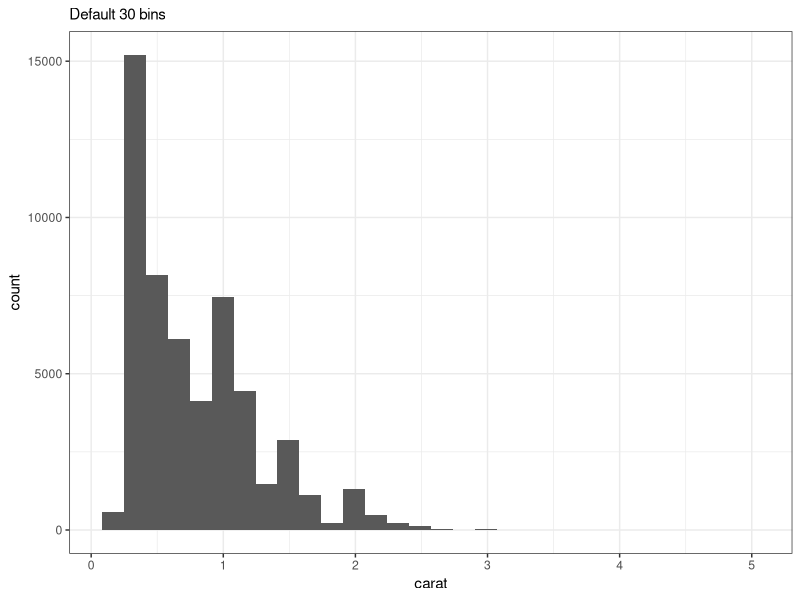
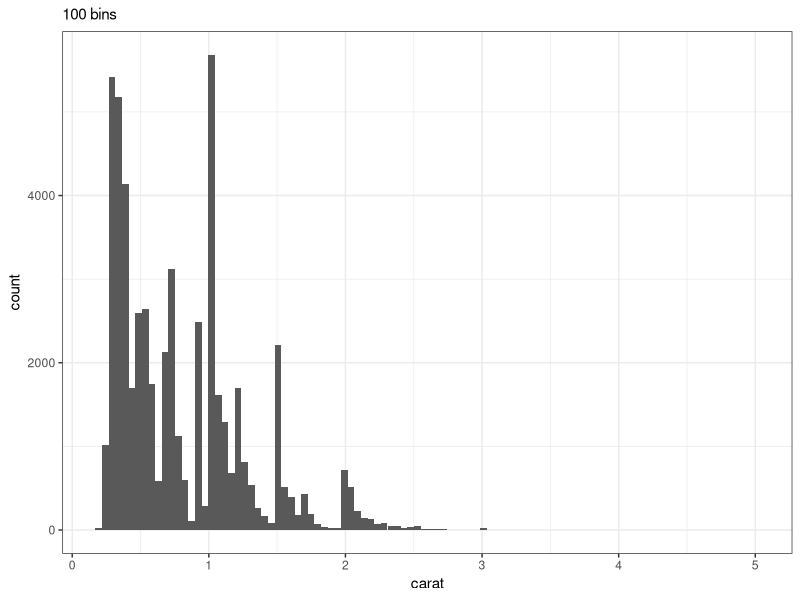
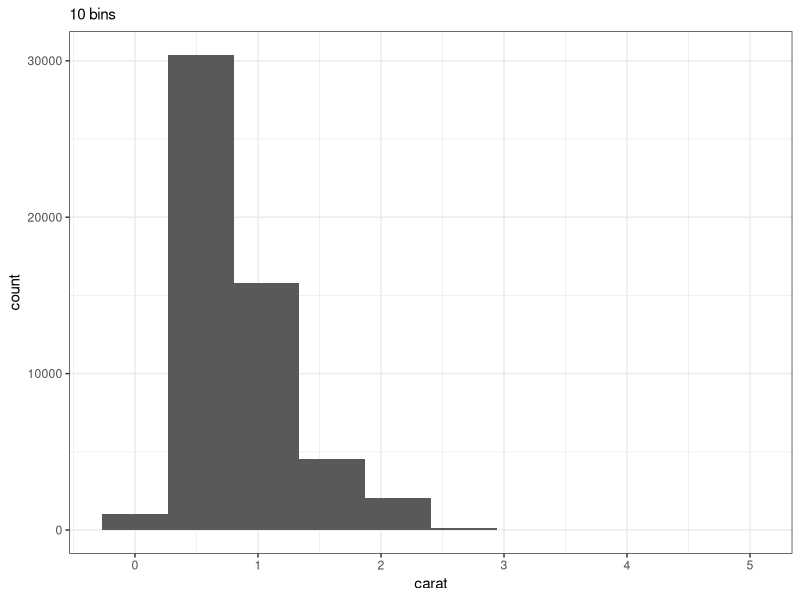
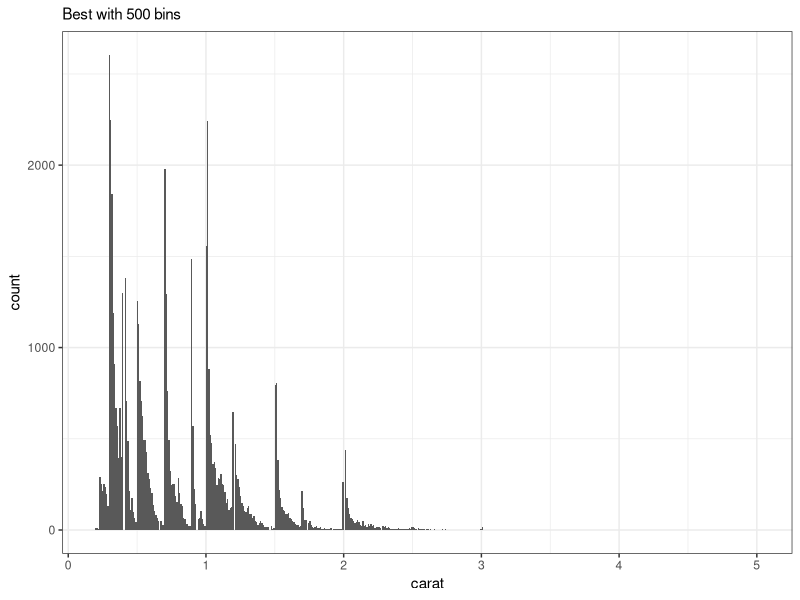
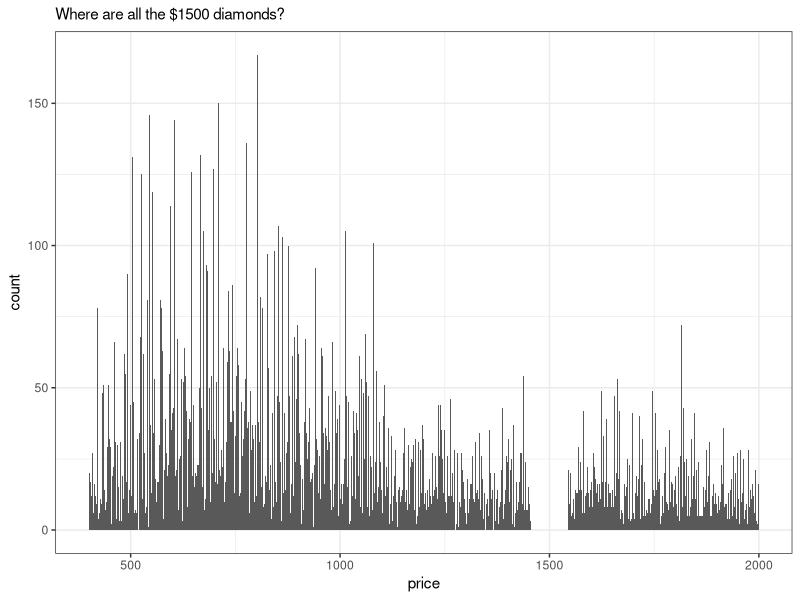
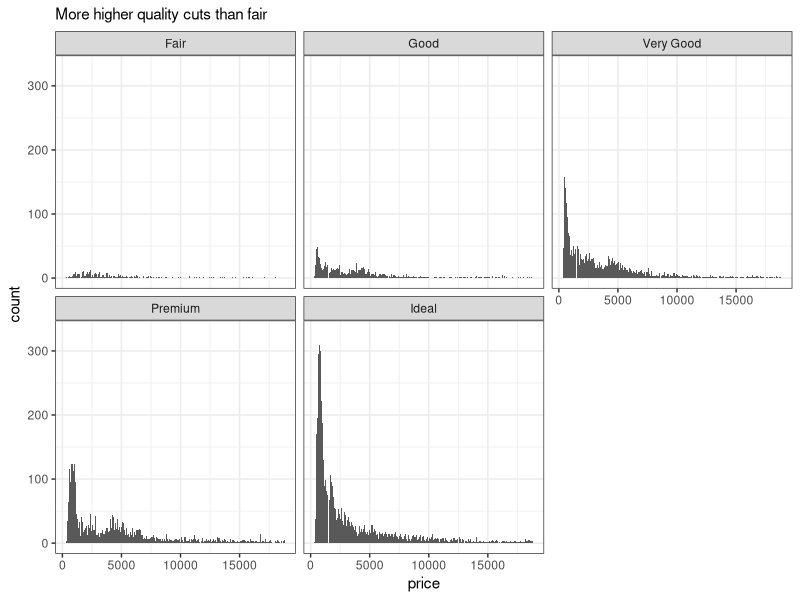
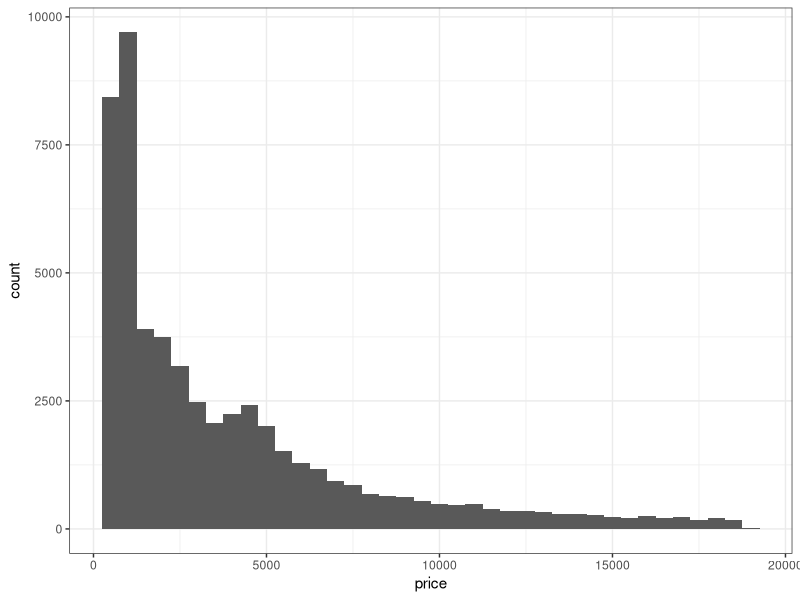
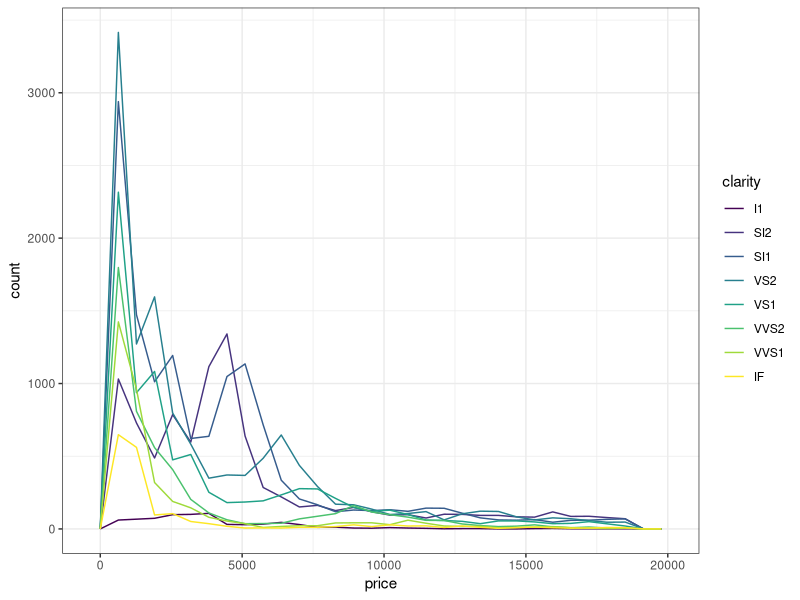

Write R code to recreate these figures, in order.
## ---- chunk 1

library(tidyverse)

# set global theme for graphs
theme_set(theme_bw())

## ---- chunk 2

# default
diamonds %>%
  ggplot(aes(carat)) +
  geom_histogram(bins = 30) +
  labs(subtitle = "Default 30 bins")

# more bins
diamonds %>%
  ggplot(aes(carat)) +
  geom_histogram(bins = 100)  +
  labs(subtitle = "100 bins")

# less bins
diamonds %>%
  ggplot(aes(carat)) +
  geom_histogram(bins = 10)  + # 
  labs(subtitle = "10 bins")

# even more bins
diamonds %>%
  ggplot(aes(carat)) +
  geom_histogram(bins = 500)  + # or binwidth 0.01?
  labs(subtitle = "Best with 500 bins")

## ---- chunk 3

diamonds %>%
  ggplot(aes(price)) +
  geom_histogram(bins = 1000) +
  xlim(400, 2000) +
  labs(subtitle = "Where are all the $1500 diamonds?")

diamonds %>%
  ggplot(aes(price)) +
  facet_wrap(~cut) +
  geom_histogram(bins = 1000) +
  #xlim(400, 5000) +
  labs(subtitle = "More higher quality cuts than fair")

# Christine found bimodal distribution
ggplot(diamonds, aes(price)) +
  geom_histogram(binwidth = 500)
## ---- chunk 4

diamonds %>%
  ggplot(aes(price, fill = clarity, color = clarity)) +
  geom_freqpoly()

diamonds %>%
  ggplot(aes(price, fill = clarity, color = clarity)) +
  geom_histogram(bins = 500, position = "fill", na.rm = TRUE)

diamonds %>%
  ggplot(aes(price, clarity)) +
  geom_boxplot()

diamonds %>%
  ggplot(aes(price, clarity)) +
  geom_violin()

# JN used faceted version
ggplot(diamonds, aes(price)) + 
  geom_histogram(binwidth = 100) + 
  facet_wrap(~clarity)


## ---- chunk 5

diamonds %>%
  ggplot(aes(depth)) +
  geom_freqpoly(binwidth = 0.1, size = 5) +
  geom_density(color = "darkred", fill = "darkred", size = 3) +
  labs(subtitle = "Original overlay")
  
diamonds %>%
  ggplot(aes(depth)) +
  geom_freqpoly(binwidth = 0.1, size = 5,
                aes(y = ..density..)) +
  geom_density(color = "darkred", fill = "darkred", alpha = 0.5) +
  labs(subtitle = "Geom freqpoly with aes(y = ..density..)")

# https://stackoverflow.com/questions/37404002/geom-density-to-match-geom-histogram-binwitdh
diamonds %>%
  ggplot(aes(depth)) +
  geom_freqpoly(binwidth = 0.1, size = 5) +
  geom_density(aes(y = 0.1 * ..count..),
               color = "darkred", fill = "darkred", alpha = 0.5) +
  labs(subtitle = "Geom denisty with aes(y =binwidth * ..count..)")
  

# JN changed the stat instead
ggplot(diamonds, aes(depth)) +
geom_density(stat = "density", na.rm = TRUE, size = 2) +
geom_freqpoly(stat = "density", color = "purple", size = 1.2, na.rm = TRUE)

ggplot(diamonds, aes(depth)) +
geom_density(stat = "bin", na.rm = TRUE, size = 2) +
geom_freqpoly(stat = "bin", color = "light blue", size = 1.2, na.rm = TRUE)

